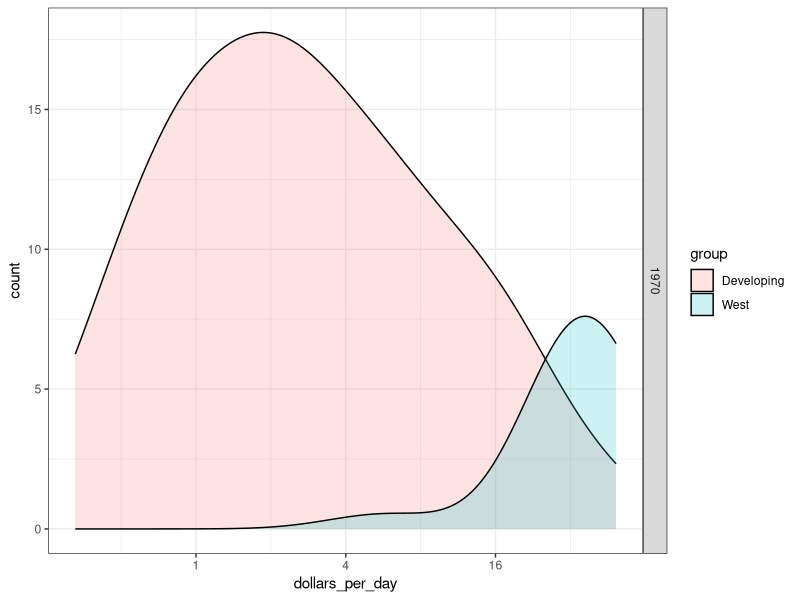
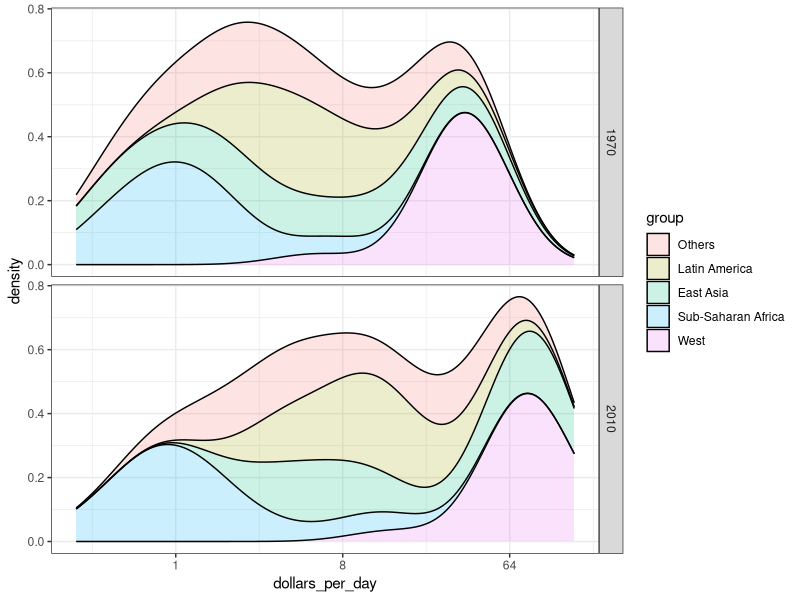
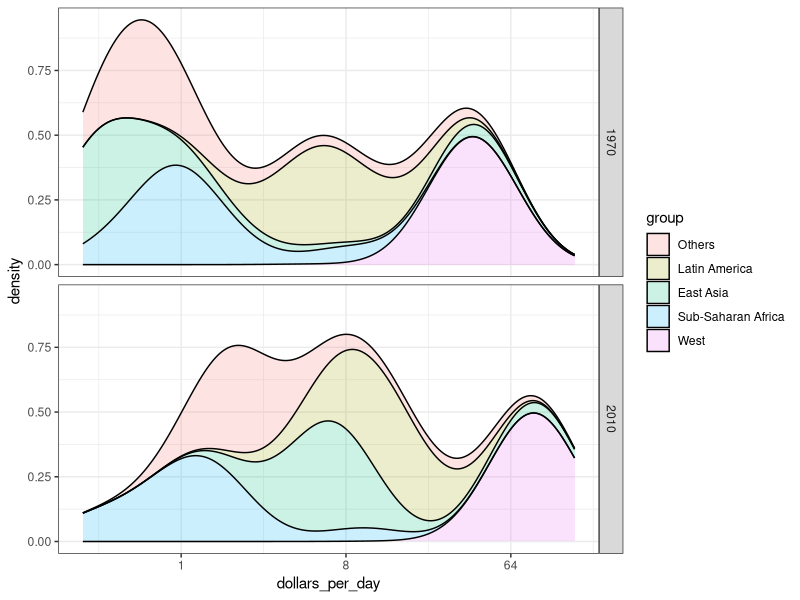

The R script that drew these images, in order:
library(tidyverse)
library(dslabs)
data(gapminder)

ds_theme_set()

gapminder <- gapminder %>% mutate(dollars_per_day = gdp/population/365)
head(gapminder)

west <- c("Western Europe", "Northern Europe", "Northern America", "Australia and New Zealand")

country_list1 <- gapminder %>% filter(year == 1970 & !is.na(gdp)) %>%
  pull(country)
country_list2 <- gapminder %>% filter(year == 2010 & !is.na(gdp)) %>%
  pull(country)
country_list <- intersect(country_list1, country_list2)

# for a regular smooth density plot, area under each curve would be 1
# this would not reflect the number of developing vs western countries
gapminder %>%
  filter(year == 1970 & country %in% country_list) %>%
  mutate(group = ifelse(region %in% west, "West", "Developing")) %>% group_by(group) %>%
  summarize(n = n()) %>% knitr::kable()

p <- gapminder %>% filter(year == 1970 & country %in% country_list) %>%
  mutate(group = ifelse(region %in% west, "West", "Developing")) %>% 
  ggplot(aes(dollars_per_day, y = ..count.., fill = group)) +
  scale_x_continuous(trans = "log2")
p + geom_density(alpha = 0.2, bw = 0.75) + facet_grid(year~.)

# adding new region groups with case_when
gapminder <- gapminder %>% mutate(group = case_when(
  region %in% west ~ "West",
  region %in% c("Eastern Asia", "South-Eastern Asia") ~ "East Asia",
  region %in% c("Caribbean", "Central America", "South America") ~ "Latin America",
  continent == "Africa" & region != "Northern Africa" ~ "Sub-Saharan Africa",
  TRUE ~ "Others"))
#reorder factor levels
gapminder <- gapminder %>% 
  mutate(group= factor(group, levels = c("Others", "Latin America", "East Asia", "Sub-Saharan Africa", "West")))

# stacked density plot
p <- gapminder %>% filter(year %in% c(1970, 2010) & country %in% country_list) %>%
  ggplot(aes(dollars_per_day, fill = group)) +
  scale_x_continuous(trans = "log2")
p + geom_density(alpha = 0.2, bw = 0.75, position = "stack") + facet_grid(year~.)

# this plot, however, does not take into account the populations of countries
gapminder %>% filter(year %in% c(1970, 2010) & country %in% country_list) %>% 
  group_by(year) %>% mutate(weight = population / sum(population*2)) %>%
  ungroup() %>% ggplot(aes(dollars_per_day, fill = group, weight = weight)) + 
  scale_x_continuous(trans = "log2") + 
  geom_density(alpha = 0.2, bw = 0.75, position = "stack") + facet_grid(year~.)
